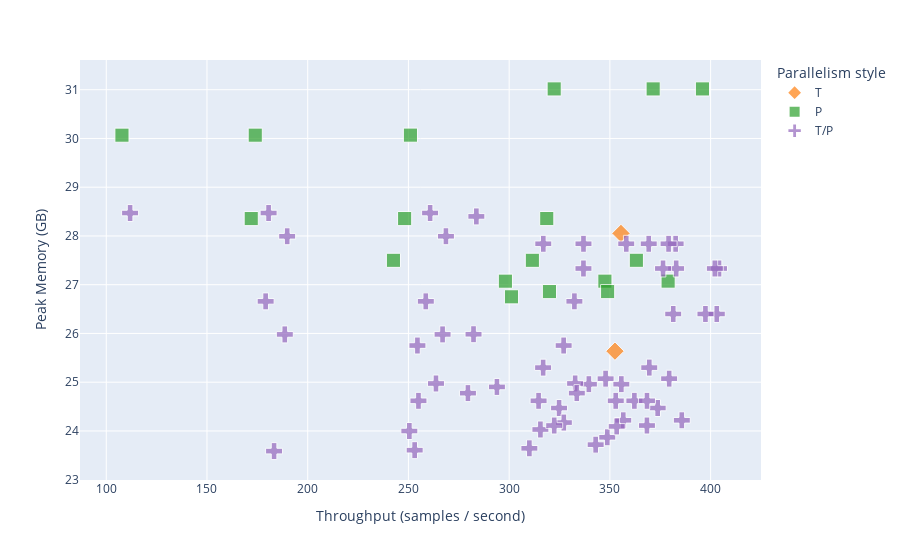

This figure's notebook cell:
### Code cell
simulation_filename = "~/Downloads/gpt2_dgx_simulated_grid_search_results_v2.csv"
plot_memory_usage_vs_metric(
    simulation_filename,
    "gpt3-175B",
    8192,
    "throughput",
    "Throughput (samples / second)",
    "Peak Memory (GB)",
    os.path.join(FIGURES_DIR, "gpt3-175B_memory_vs_throughput.pdf"),
    None,
)

### Figure 1 — Plotly figure (JSON) as saved in the notebook; plotly's stock layout.template omitted (floating-point values rounded to 4 significant figures; data arrays with more than 128 entries replaced by an {"elided": "..."} marker saying what was removed)
{"data": [{"customdata": [[4096, 1, 16, 1, 1], [8192, 1, 16, 1, 1]], "hovertemplate": "Parallelism style=T<br>Throughput (samples / second)=%{x}<br>Peak Memory (GB)=%{y}<br>dummy_column_for_size=%{marker.size}<br>batch_size=%{customdata[0]}<br>dp_degree=%{customdata[1]}<br>hp_degree=%{customdata[2]}<br>pp_degree=%{customdata[3]}<br>num_microbatches=%{customdata[4]}<extra></extra>", "legendgroup": "T", "marker": {"color": "#ff7f0e", "size": [1, 1], "sizemode": "area", "sizeref": 0.01, "symbol": "diamond"}, "mode": "markers", "name": "T", "orientation": "v", "showlegend": true, "type": "scatter", "x": [352.5, 355.5], "xaxis": "x", "y": [25.64, 28.05], "yaxis": "y"}, {"customdata": [[4096, 1, 1, 16, 4], [4096, 1, 1, 16, 8], [4096, 1, 1, 16, 16], [4096, 1, 1, 16, 32], [4096, 1, 1, 16, 64], [4096, 1, 1, 16, 128], [8192, 1, 1, 16, 8], [8192, 1, 1, 16, 16], [8192, 1, 1, 16, 32], [8192, 1, 1, 16, 64], [8192, 1, 1, 16, 128], [16384, 1, 1, 16, 16], [16384, 1, 1, 16, 32], [16384, 1, 1, 16, 64], [16384, 1, 1, 16, 128], [32768, 1, 1, 16, 32], [32768, 1, 1, 16, 64], [32768, 1, 1, 16, 128]], "hovertemplate": "Parallelism style=P<br>Throughput (samples / second)=%{x}<br>Peak Memory (GB)=%{y}<br>dummy_column_for_size=%{marker.size}<br>batch_size=%{customdata[0]}<br>dp_degree=%{customdata[1]}<br>hp_degree=%{customdata[2]}<br>pp_degree=%{customdata[3]}<br>num_microbatches=%{customdata[4]}<extra></extra>", "legendgroup": "P", "marker": {"color": "#2ca02c", "size": [1, 1, 1, 1, 1, 1, 1, 1, 1, 1, 1, 1, 1, 1, 1, 1, 1, 1], "sizemode": "area", "sizeref": 0.01, "symbol": "square"}, "mode": "markers", "name": "P", "orientation": "v", "showlegend": true, "type": "scatter", "x": [107.8, 172.0, 242.6, 298.1, 320.0, 301.2, 174.0, 248.1, 311.5, 347.5, 348.9, 251.0, 318.7, 363.1, 378.9, 322.4, 371.5, 395.9], "xaxis": "x", "y": [30.07, 28.36, 27.5, 27.07, 26.86, 26.75, 30.07, 28.36, 27.5, 27.07, 26.86, 30.07, 28.36, 27.5, 27.07, 31.02, 31.02, 31.02], "yaxis": "y"}, {"customdata": {"elided": "59x5 int values"}, "hovertemplate": "Parallelism style=T/P<br>Throughput (samples / second)=%{x}<br>Peak Memory (GB)=%{y}<br>dummy_column_for_size=%{marker.size}<br>batch_size=%{customdata[0]}<br>dp_degree=%{customdata[1]}<br>hp_degree=%{customdata[2]}<br>pp_degree=%{customdata[3]}<br>num_microbatches=%{customdata[4]}<extra></extra>", "legendgroup": "T/P", "marker": {"color": "#9467bd", "size": [1, 1, 1, 1, 1, 1, 1, 1, 1, 1, 1, 1, 1, 1, 1, 1, 1, 1, 1, 1, 1, 1, 1, 1, 1, 1, 1, 1, 1, 1, 1, 1, 1, 1, 1, 1, 1, 1, 1, 1, 1, 1, 1, 1, 1, 1, 1, 1, 1, 1, 1, 1, 1, 1, 1, 1, 1, 1, 1], "sizemode": "area", "sizeref": 0.01, "symbol": "cross"}, "mode": "markers", "name": "T/P", "orientation": "v", "showlegend": true, "type": "scatter", "x": [111.8, 179.1, 254.5, 188.6, 316.9, 263.7, 324.8, 279.5, 347.9, 327.1, 356.6, 348.7, 339.6, 353.4, 342.9, 293.9, 315.5, 310.0, 250.5, 253.1, 180.6, 258.6, 189.8, 327.0, 266.9, 282.3, 332.7, 333.6, 369.6, 373.7, 362.2, 379.4, 385.7, 368.4, 352.9, 368.4, 355.7, 183.3, 322.4, 314.6, 260.8, 268.6, 332.4, 336.9, 283.7, 381.4, 336.9, 382.9, 369.3, 403.1, 404.2, 382.6, 402.1, 379.1, 397.4, 255.0, 376.4, 358.1, 316.9], "xaxis": "x", "y": [28.47, 26.66, 25.75, 25.98, 25.3, 24.97, 24.47, 24.78, 25.07, 24.17, 24.22, 23.87, 24.96, 24.09, 23.72, 24.9, 24.03, 23.64, 24.0, 23.61, 28.47, 26.66, 27.99, 25.75, 25.98, 25.98, 24.97, 24.78, 25.3, 24.47, 24.62, 25.07, 24.22, 24.62, 24.62, 24.11, 24.96, 23.59, 24.11, 24.62, 28.47, 27.99, 26.66, 27.33, 28.4, 26.4, 27.84, 27.33, 27.84, 26.4, 27.33, 27.84, 27.33, 27.84, 26.4, 24.62, 27.33, 27.84, 27.84], "yaxis": "y"}], "layout": {"legend": {"itemsizing": "constant", "title": {"text": "Parallelism style"}, "tracegroupgap": 0}, "margin": {"t": 60}, "xaxis": {"anchor": "y", "domain": [0, 1], "title": {"text": "Throughput (samples / second)"}}, "yaxis": {"anchor": "x", "domain": [0, 1], "title": {"text": "Peak Memory (GB)"}}}}
